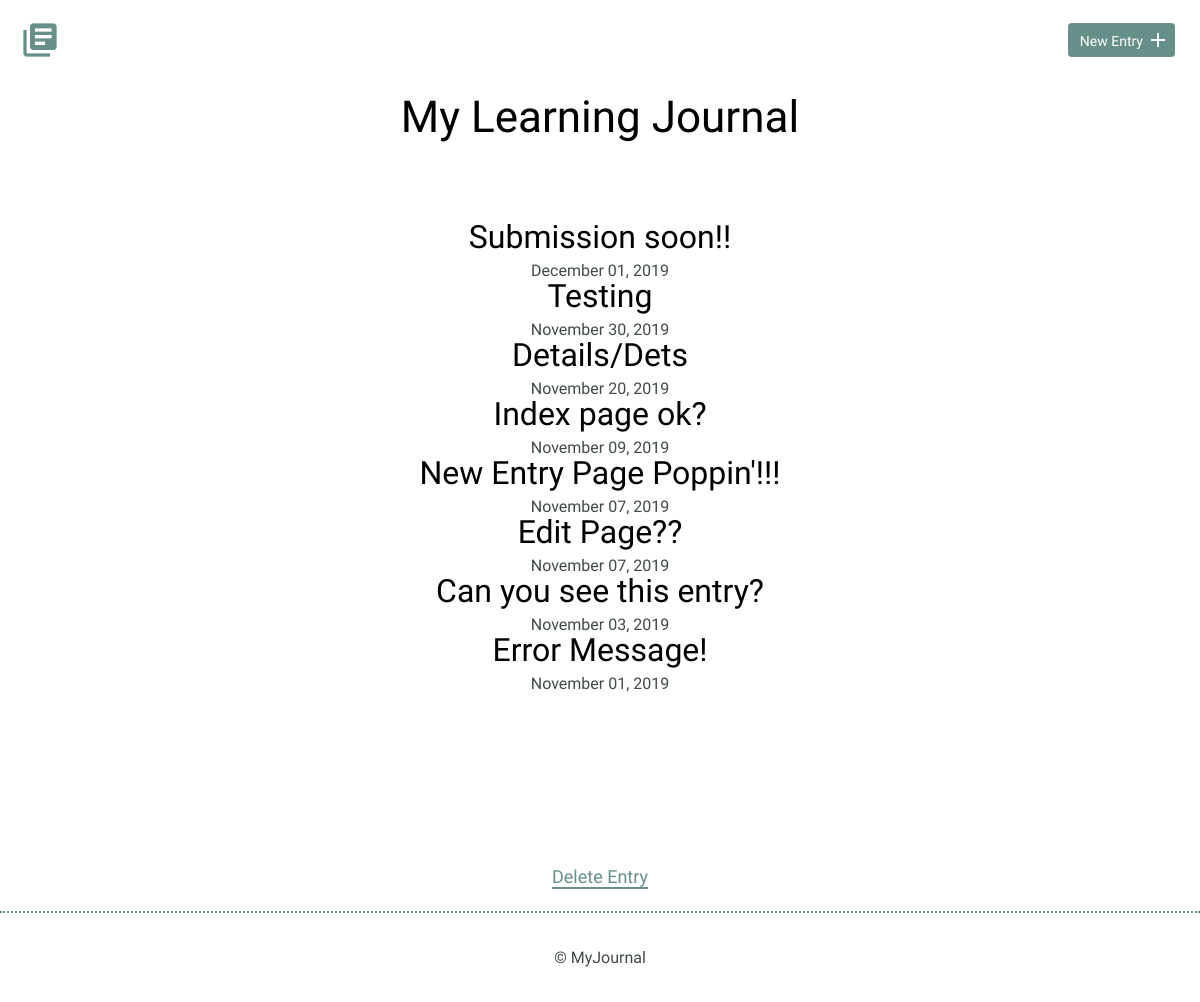
The page / on the database its author committed.
### tables this page shows
CREATE TABLE "entries" (
	`id`	INTEGER,
	`title`	TEXT,
	`date`	TEXT,
	`time_spent`	INTEGER,
	`learned`	BLOB,
	`resources`	BLOB,
	PRIMARY KEY(`id`)
);

### inc/functions.php (called while the page is built, shortened)
<?php
function get_journal_entries() {
    include ("connection.php");
try{
 return $db->query('SELECT * FROM entries ORDER BY date DESC');
  } catch (Exception $e) {
  echo "Unable to retrieve results" . $e->getMessage() . "</br>";
    return $results->fetch();
  }
}

### index.php (the view, shortened to what this page needs)
<?php
require ("inc/functions.php");
include ("inc/header.php");
$title = "My Learning Journal";
echo "<center>";
  echo "<h1>$title</h1>";
echo "</center>";
?>
        <section>
            <div class="container">
                <div class="entry-list">
                    <article>
                    <?php
                    foreach(get_journal_entries() as $item) {
                          echo "<h2><a href='detail.php?id=".$item['id']."'>".$item['title']."</a></h2>";
                          echo "<time datetime='".$item['date']."'>".date("F d, Y",strtotime($item['date']))."</time><br>";
                          }
                    ?>
                    </article>
                </div>
                <div class="delete">
        <center>
          <p><a href="delete.php">Delete Entry</a></p>
        </center>
        </div>
            </div>
        </section>
  <?php include ("inc/footer.php");?>

### inc/header.php (shortened to what this page needs)
<!DOCTYPE html>
<html>
    <head>
        <link rel="stylesheet" href="css/normalize.css">
        <link rel="stylesheet" href="css/site.css">
    </head>
    <body>
        <header>
            <div class="container">
                <div class="site-header">
                    <a class="logo" href="index.php"><i class="material-icons">library_books</i></a>
                    <a class="button icon-right" href="new.php"><span>New Entry</span> <i class="material-icons">add</i></a>
                </div>
            </div>
        </header>

### inc/footer.php
<footer>
    <div>
        &copy; MyJournal
    </div>
</footer>
</body>
</html>

### css/site.css (style rules this page uses)
body { font-size: 16px; color: #404a49; font-family: 'Cousine', serif; font-weight: 400; }
.container { margin: 0 auto; padding: 0 25px; }
header .site-header { margin: 0 auto; height: 95px; }
header .logo i { color: #678f89; margin: 20px 0 0 -5px; float: left; font-size: 40px; }
header .button { float: right; margin: 33px 0 0 0; }
footer { text-align: center; padding: 35px 0; border-top: 2px dotted #678f89; }
.button { padding: 8px 10px 6px 10px; background: #678f89; border: 2px solid #678f89; border-radius: 4px; text-decoration: none; color: #FFF; position: relative; text-align: center; font-size: 14px; }
.button.icon-right { padding-right: 30px; top: -10px; }
.button.icon-right i { position: absolute; top: 3px; right: 3px; }
h1, h2, h3 { margin: 0; font-weight: 400; line-height: 1em; color: #000; }
h1 { font-size: 44px; margin-bottom: 12px; }
h2 { font-size: 32px; }
h2 a { text-decoration: none; color: #000; }
p { line-height: 1.8em; font-size: 18px; }
p a { border-bottom: 2px solid #678f89; padding: 0; color: #678f89; text-decoration: none; }
.entry-list, .edit-entry, .new-entry { max-width: 800px; margin: 0 auto; padding: 70px 0 150px 0; }
.entry-list article { margin-bottom: 70px; text-align: center; }
.entry-list article:last-child { margin-bottom: 0; }
.entry-list article h2 { margin-bottom: 8px; }

### rows shown on the page
entries: title "Submission soon!!", date "December 01, 2019"
entries: title "Testing", date "November 30, 2019"
entries: title "Details/Dets", date "November 20, 2019"
entries: title "Index page ok?", date "November 09, 2019"
entries: title "New Entry Page Poppin'!!!", date "November 07, 2019"
entries: title "Edit Page??", date "November 07, 2019"
entries: title "Can you see this entry?", date "November 03, 2019"
entries: title "Error Message!", date "November 01, 2019"

### other values the page prints
$title "My Learning Journal"
